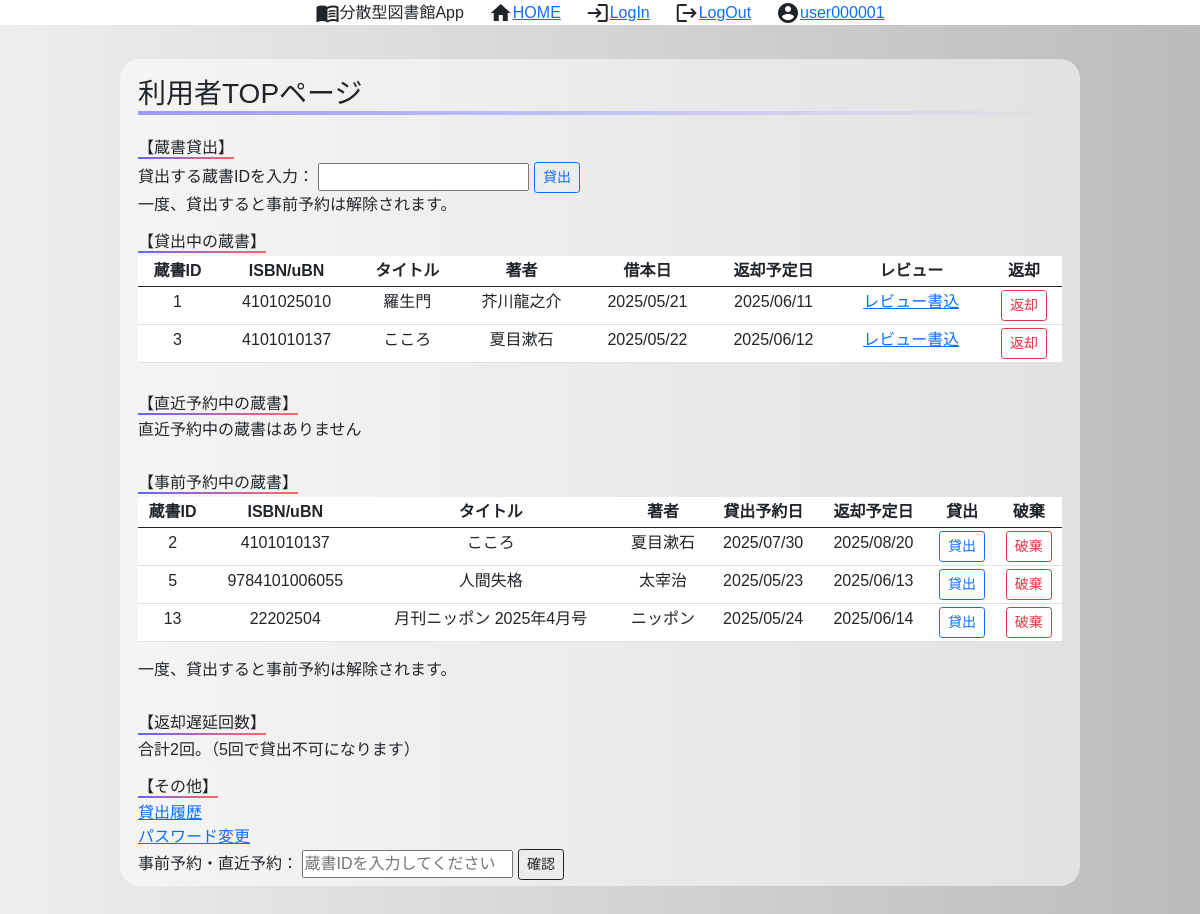
Page /user/ (signed in) on the committed database.
### tables this page shows
CREATE TABLE "lending_status" (
	"collectionID"	INTEGER NOT NULL UNIQUE,
	"status"	TEXT NOT NULL,
	"userID"	TEXT,
	"checkout_date"	TEXT,
	"return_schedule_date"	TEXT,
	"nearest_reservation_userID"	TEXT,
	PRIMARY KEY("collectionID")
);

CREATE TABLE "book_information" (
	"ISBN_uBN"	TEXT NOT NULL UNIQUE,
	"title"	TEXT NOT NULL,
	"author"	TEXT,
	"revision"	INTEGER,
	"explanation"	TEXT,
	"book_cover"	TEXT,
	PRIMARY KEY("ISBN_uBN")
);

CREATE TABLE "schedule_results" (
	"id"	INTEGER NOT NULL UNIQUE,
	"userID"	TEXT NOT NULL,
	"collectionID"	TEXT NOT NULL,
	"checkout_date"	TEXT NOT NULL,
	"return_date"	TEXT NOT NULL,
	"schedule_results_flag"	INTEGER NOT NULL,
	PRIMARY KEY("id")
);

### app.py (the view)
@app.route("/user/", methods=['GET','POST'])
@user_required
def user():
    book_lending_list = get_db().execute(
                        """
                        SELECT lending_status.collectionID,book_information.ISBN_uBN,
                        book_information.title,book_information.author,
                        lending_status.checkout_date,lending_status.return_schedule_date
                        FROM lending_status
                        INNER JOIN collection
                        ON lending_status.collectionID = collection.collectionID
                        INNER JOIN book_information
                        ON collection.ISBN_uBN = book_information.ISBN_uBN
                        WHERE lending_status.userID = ?;
                        """,[current_user.id]
                        ).fetchall()
    overdue_time_list = get_db().execute(
                        "SELECT user.delay_time " \
                        "FROM user " \
                        "WHERE user.userID = ?;",[current_user.id]
                        ).fetchone()
    overdue_time = overdue_time_list[0]
    book_nearest_reservation_list = get_db().execute(
                        """
                        SELECT lending_status.collectionID,book_information.ISBN_uBN,
                        book_information.title,book_information.author
                        FROM lending_status
                        INNER JOIN collection
                        ON lending_status.collectionID = collection.collectionID
                        INNER JOIN book_information
                        ON collection.ISBN_uBN = book_information.ISBN_uBN
                        WHERE lending_status.nearest_reservation_userID =?;
                        """,[current_user.id]
                        ).fetchall()
    book_schedule_list = get_db().execute(
                        """
                        SELECT schedule_results.collectionID,book_information.ISBN_uBN,
                        book_information.title,book_information.author,
                        schedule_results.checkout_date,schedule_results.return_date
                        FROM schedule_results
                        INNER JOIN collection
                        ON schedule_results.collectionID = collection.collectionID
                        INNER JOIN book_information
                        ON collection.ISBN_uBN = book_information.ISBN_uBN
                        WHERE schedule_results.userID =?
                        AND schedule_results.schedule_results_flag = 1;
                        """,[current_user.id]
                        ).fetchall()
    return render_template('user.html',books_lending=book_lending_list,overdue_time=overdue_time,
                           book_nearest_reservations=book_nearest_reservation_list,
                           books_schedule=book_schedule_list)

### app.py (called while the page is built)
@login_manager.user_loader
def load_user(userid):
    if userid[:3]=="lib":
        return User(userid,"","admin")
    return User(userid,"","user") # ここでログイン情報が決定するっぽい？

def user_required(f):
    @wraps(f)
    def decorated_function(*args, **kwargs):
        if not current_user.is_authenticated:
            return redirect("/login")  # 権限がない場合はログインにリダイレクト
        elif current_user.role != "user":
            return redirect("/")  # 権限が異なる場合はホームにリダイレクト
        return f(*args, **kwargs)
    return decorated_function

def connect_db():
    rv = sqlite3.connect(DATABASE)
    rv.row_factory = sqlite3.Row # 列名を取得
    return rv

def get_db():
    if not hasattr(g,"sqlite_db"):
        g.sqlite_db = connect_db()
    return g.sqlite_db

### templates/user.html (shortened to what this page needs)
{% extends "base.html" %}
{% block content %}
    <h3>利用者TOPページ</h3>
    <h6>【蔵書貸出】</h6>
    <form action="/borrow/" method="POST">
        貸出する蔵書IDを入力：
        <input name="request_lend_collectionID"></input>
        <button type="submit" class="btn btn-outline-primary btn-sm">貸出</button>
    </form>
    一度、貸出すると事前予約は解除されます。<br>
    <h6>【貸出中の蔵書】</h6>
    {% if books_lending == [] %}
        <p>貸出中の蔵書はありません</p>
    {% else %}
        <div class="lending_table">
            <table class="table table-hover">
                <thead>
                <tr>
                    <th>蔵書ID</th>
                    <th>ISBN/uBN</th>
                    <th>タイトル</th>
                    <th>著者</th>
                    <th>借本日</th>
                    <th>返却予定日</th>
                    <th>レビュー</th>
                    <th>返却</th>
                </tr>
                </thead>
            {% for book_lending in books_lending %}
                <tr>
                    <td>{{book_lending.collectionID}}</td>
                    <td>{{book_lending.ISBN_uBN}}</td>
                    <td>{{book_lending.title}}</td>
                    <td>{{book_lending.author}}</td>
                    <td>{{book_lending.checkout_date}}</td>
                    <td>{{book_lending.return_schedule_date}}</td>
                    <td><a href="/review_write/{{book_lending.ISBN_uBN}}">レビュー書込</a></td>
                    <td><a href="/return_book/{{book_lending.collectionID}}"><button class="btn btn-outline-danger btn-sm">返却</button></a></td>
                </tr>
            {% endfor %}
            </table>
        </div>
    {% endif %}
    <h6>【直近予約中の蔵書】</h6>
    {% if book_nearest_reservations == [] %}
        <p>直近予約中の蔵書はありません</p>
    {% endif %}
    <h6>【事前予約中の蔵書】</h6>
    <br>
    {% if books_schedule == [] %}
        <p>事前予約中の蔵書はありません</p>
    {% else %}
        <div class="lending_table">
            <table class="table table-hover">
            <thead>
                <tr>
                    <th>蔵書ID</th>
                    <th>ISBN/uBN</th>
                    <th>タイトル</th>
                    <th>著者</th>
                    <th>貸出予約日</th>
                    <th>返却予定日</th>
                    <th>貸出</th>
                    <th>破棄</th>
                </tr>
            </thead>
            {% for book_schedule in books_schedule %}
                <tr>
                    <td>{{book_schedule.collectionID}}</td>
                    <td>{{book_schedule.ISBN_uBN}}</td>
                    <td>{{book_schedule.title}}</td>
                    <td>{{book_schedule.author}}</td>
                    <td>{{book_schedule.checkout_date}}</td>
                    <td>{{book_schedule.return_date}}</td>
                    <td>
                        <form action="/borrow/" method="POST">
                        <button type="submit" class="btn btn-outline-primary btn-sm">貸出</button>
                        </form>
                    </td>
                    <td>
                        <form action="/cancel/" method="POST">
                        <button type="submit" class="btn btn-outline-danger btn-sm">破棄</button>
                        </form>
                    </td>
                </tr>
            {% endfor %}
            </table>
        </div>
       <p>一度、貸出すると事前予約は解除されます。</p>
    {% endif %}
    <h6>【返却遅延回数】</h6>
    <br>
    合計{{overdue_time}}回。（5回で貸出不可になります）
    <br>
    <h6>【その他】</h6>
    <br>
    <a href="/history/">貸出履歴</a>
    <br>
    <a href="/change_password/">パスワード変更</a>
    <br>
    <form action="/reservation/" method="POST">
        事前予約・直近予約：
        <input name="request_reservation_collectionID" placeholder="蔵書IDを入力してください"></input>
        <button type="submit" class="btn btn-outline-dark btn-sm">確認</button>
    </form>
{% endblock %}

### templates/base.html (shortened to what this page needs)
<!DOCTYPE html>
<html lang="ja">
<head>
    <link rel="stylesheet" href="{{ url_for('static', filename='normalize.css') }}">
    <link href="https://cdn.jsdelivr.net/npm/bootstrap@5.0.2/dist/css/bootstrap.min.css" rel="stylesheet"
>
    <link rel="stylesheet" href="{{ url_for('static', filename='style.css') }}">
</head>
<body>
    <div class="area">
        <nav>
            <ul class="gnav-navi">
            <li>
                <span class="material-icons icon-small">menu_book</span>
                分散型図書館App
            </li> &emsp;
            <li>
                <span class="material-icons icon-small">home</span>
                <a href="/">HOME</a>
            </li> &emsp;
            <li>
                <span class="material-icons icon-small">login</span>
                <a href="/login">LogIn</a>
            </li> &emsp;
            <li>
                <span class="material-icons icon-small">logout</span>
                <a href="/logout">LogOut</a>
            </li> &emsp;
            <li>
                <span class="material-icons icon-small">account_circle</span>
                {% if current_user.role == "user" %}
                    <a href="/user/">{{current_user.id}}</a>
                {% elif current_user.role == "admin" %}
                    <a href="/librarian/">{{current_user.id}}</a>
                {% elif not current_user.is_authenticated %}
                    NotLoggedIn
                {% endif %}
            </li>
            </ul>
        </nav>
        <div class="context">
            {% block content %}
            {% endblock %}
        </div>
        <ul class="circles">
        </ul>
    </div>
</body>
</html>

### static/style.css (style rules this page uses)
* { margin: 0; padding: 0; }
body { overflow: auto; font-family: "Noto Sans JP", sans-serif; font-optical-sizing: auto; font-weight: 400; font-style: normal; }
.material-icons { font-size: 24px; }
ul.gnav-navi { background: #fff; padding: 0; text-align: center; }
ul.gnav-navi li { display: inline-flex; vertical-align:middle; }
.lending_table th { padding: 3px; text-align: center; background: #fff; }
.lending_table td { padding: 3px; text-align: center; background: #fff; }
.context { width: 80%; margin:0 auto; padding: 1.5%; border-radius: 20px; position: relative; top: 2vh; z-index: 10; background: #fff8; margin-bottom: 10px; overflow: auto; max-height: 90vh; }
.context h3:after { content: ""; display: block; height: 4px; background: linear-gradient(to right, #99f, transparent); }
h6 { margin-top: 15px; margin-bottom: 5px; position: relative; display: inline-block; }
h6::after { content: ""; position: absolute; left: 0; bottom: -2px; width: 100%; height: 2px; background: linear-gradient(to right, #66f, #f66); }
.area { background: linear-gradient(to left, #bbb, #eee); width: 100%; min-height: 100vh; }
.circles { position: absolute; top: 0; left: 0; width: 100%; height: 100%; overflow: hidden; pointer-events: none; }

### rows in the picture
lending_status: collectionID "1", ISBN_uBN "4101025010", title "羅生門", author "芥川龍之介", checkout_date "2025/05/21", return_schedule_date "2025/06/11"
lending_status: collectionID "3", ISBN_uBN "4101010137", title "こころ", author "夏目漱石", checkout_date "2025/05/22", return_schedule_date "2025/06/12"
schedule_results: collectionID "2", ISBN_uBN "4101010137", title "こころ", author "夏目漱石", checkout_date "2025/07/30", return_date "2025/08/20"
schedule_results: collectionID "5", ISBN_uBN "9784101006055", title "人間失格", author "太宰治", checkout_date "2025/05/23", return_date "2025/06/13"
schedule_results: collectionID "13", ISBN_uBN "22202504", title "月刊ニッポン 2025年4月号", author "ニッポン", checkout_date "2025/05/24", return_date "2025/06/14"

### other values in the picture
{{ current_user.id }} "user000001"
{{ overdue_time }} "2"
